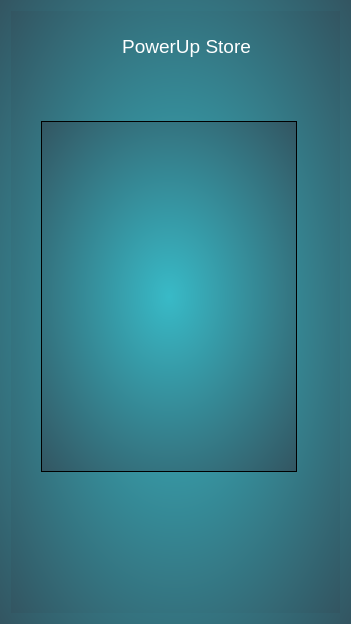
<?xml version="1.0" encoding="UTF-8"?>
<ui version="4.0">
 <class>MainWindow</class>
 <widget class="QMainWindow" name="MainWindow">
  <property name="geometry">
   <rect>
    <x>0</x>
    <y>0</y>
    <width>351</width>
    <height>624</height>
   </rect>
  </property>
  <property name="font">
   <font>
    <family>Segoe UI Light</family>
    <pointsize>20</pointsize>
   </font>
  </property>
  <property name="windowTitle">
   <string>Pill Clicker</string>
  </property>
  <property name="autoFillBackground">
   <bool>false</bool>
  </property>
  <property name="styleSheet">
   <string notr="true">background: qradialgradient(spread:pad, cx:0.5, cy:0.5, radius:0.785, fx:0.5, fy:0.5, stop:0 rgba(56, 186, 199, 1), stop:1 rgba(50, 74, 86, 1));
</string>
  </property>
  <widget class="QWidget" name="centralWidget">
   <layout class="QVBoxLayout" name="verticalLayout">
    <item>
     <widget class="QStackedWidget" name="stackedWidget">
      <property name="currentIndex">
       <number>1</number>
      </property>
      <widget class="QWidget" name="GamePage">
       <widget class="QPushButton" name="pillButton">
        <property name="geometry">
         <rect>
          <x>80</x>
          <y>230</y>
          <width>181</width>
          <height>181</height>
         </rect>
        </property>
        <property name="styleSheet">
         <string notr="true">QPushButton{background: none; background-color: transparent; border:none;}</string>
        </property>
        <property name="text">
         <string/>
        </property>
        <property name="icon">
         <iconset resource="resources.qrc">
          <normaloff>:/Materials/Pill.svg</normaloff>:/Materials/Pill.svg</iconset>
        </property>
        <property name="iconSize">
         <size>
          <width>150</width>
          <height>150</height>
         </size>
        </property>
        <property name="flat">
         <bool>true</bool>
        </property>
       </widget>
       <widget class="QLabel" name="counterLabel">
        <property name="geometry">
         <rect>
          <x>10</x>
          <y>30</y>
          <width>341</width>
          <height>181</height>
         </rect>
        </property>
        <property name="font">
         <font>
          <family>Segoe UI Light</family>
          <pointsize>30</pointsize>
         </font>
        </property>
        <property name="styleSheet">
         <string notr="true">background: transparent;
color: white;</string>
        </property>
        <property name="text">
         <string>0</string>
        </property>
        <property name="alignment">
         <set>Qt::AlignCenter</set>
        </property>
       </widget>
       <widget class="QLabel" name="stepLabel">
        <property name="geometry">
         <rect>
          <x>60</x>
          <y>440</y>
          <width>221</width>
          <height>91</height>
         </rect>
        </property>
        <property name="font">
         <font>
          <family>Segoe UI Light</family>
          <pointsize>13</pointsize>
         </font>
        </property>
        <property name="styleSheet">
         <string notr="true">background: transparent;
color: white;</string>
        </property>
        <property name="frameShape">
         <enum>QFrame::NoFrame</enum>
        </property>
        <property name="frameShadow">
         <enum>QFrame::Plain</enum>
        </property>
        <property name="text">
         <string>+1</string>
        </property>
        <property name="scaledContents">
         <bool>false</bool>
        </property>
        <property name="alignment">
         <set>Qt::AlignCenter</set>
        </property>
        <property name="wordWrap">
         <bool>false</bool>
        </property>
        <property name="indent">
         <number>-1</number>
        </property>
       </widget>
       <widget class="QPushButton" name="openUpgradesButton">
        <property name="geometry">
         <rect>
          <x>290</x>
          <y>560</y>
          <width>50</width>
          <height>50</height>
         </rect>
        </property>
        <property name="styleSheet">
         <string notr="true">QPushButton{background: none; background-color: transparent; border:none;}</string>
        </property>
        <property name="text">
         <string/>
        </property>
        <property name="icon">
         <iconset resource="resources.qrc">
          <normaloff>:/Materials/Upgrades.svg</normaloff>:/Materials/Upgrades.svg</iconset>
        </property>
        <property name="iconSize">
         <size>
          <width>60</width>
          <height>60</height>
         </size>
        </property>
        <property name="flat">
         <bool>true</bool>
        </property>
       </widget>
      </widget>
      <widget class="QWidget" name="UpgradesPage">
       <widget class="QPushButton" name="fromUpgradesToGameButton">
        <property name="geometry">
         <rect>
          <x>10</x>
          <y>10</y>
          <width>50</width>
          <height>50</height>
         </rect>
        </property>
        <property name="styleSheet">
         <string notr="true">QPushButton{background: none; background-color: transparent; border:none;}</string>
        </property>
        <property name="text">
         <string/>
        </property>
        <property name="icon">
         <iconset resource="resources.qrc">
          <normaloff>:/Materials/ToGame.svg</normaloff>:/Materials/ToGame.svg</iconset>
        </property>
        <property name="iconSize">
         <size>
          <width>50</width>
          <height>50</height>
         </size>
        </property>
        <property name="flat">
         <bool>true</bool>
        </property>
       </widget>
       <widget class="QLabel" name="label">
        <property name="geometry">
         <rect>
          <x>80</x>
          <y>20</y>
          <width>191</width>
          <height>31</height>
         </rect>
        </property>
        <property name="font">
         <font>
          <family>Segoe UI</family>
          <pointsize>14</pointsize>
         </font>
        </property>
        <property name="styleSheet">
         <string notr="true">background: transparent;
color: white;</string>
        </property>
        <property name="text">
         <string>PowerUp Store</string>
        </property>
        <property name="alignment">
         <set>Qt::AlignCenter</set>
        </property>
       </widget>
       <widget class="QListView" name="listView">
        <property name="geometry">
         <rect>
          <x>30</x>
          <y>110</y>
          <width>256</width>
          <height>351</height>
         </rect>
        </property>
       </widget>
      </widget>
     </widget>
    </item>
   </layout>
  </widget>
 </widget>
 <layoutdefault spacing="6" margin="11"/>
 <resources>
  <include location="resources.qrc"/>
 </resources>
 <connections/>
</ui>
